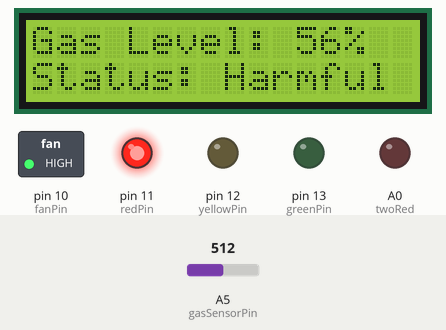
This sketch was run on a simulated Arduino Uno, built with avr-gcc and run on an emulated ATmega328P. On the bench: 16×2 character LCD, switched loads named in the sketch (green lamp = pin HIGH), output pins drawn as LEDs (lit = HIGH). The test bench sets the inputs (shaded band); at power-on: A5 (gasSensorPin) = 512. What the sketch prints to the serial monitor is not drawn.

Above: at 3.8 s.
3.9 s: A5 (gasSensorPin) set to 583
At 5.3 s:
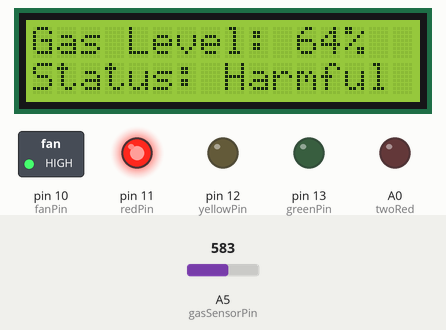
5.6 s: A5 (gasSensorPin) set to 612
At 6.9 s:
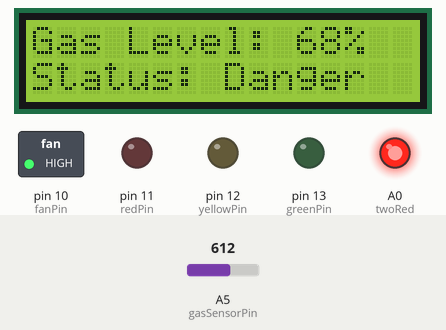
7.2 s: A5 (gasSensorPin) set to 340
At 7.6 s:
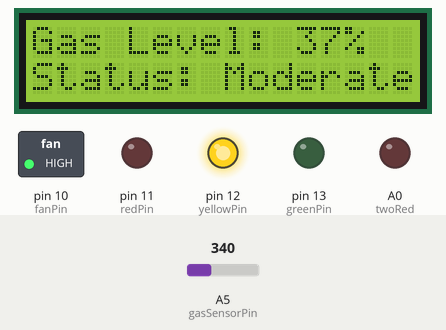
8.7 s: A5 (gasSensorPin) set to 176
At 9.3 s:
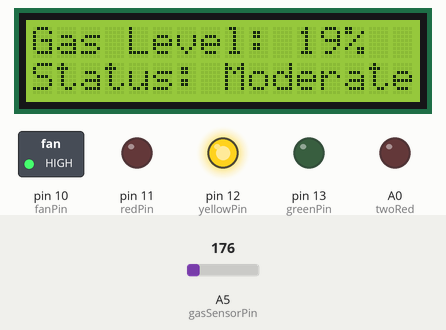
10.2 s: A5 (gasSensorPin) set to 154
At 11.0 s:
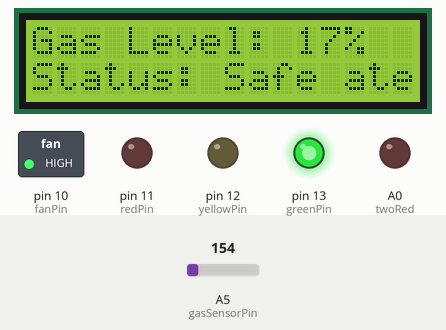
11.7 s: A5 (gasSensorPin) set to 610
At 12.6 s:
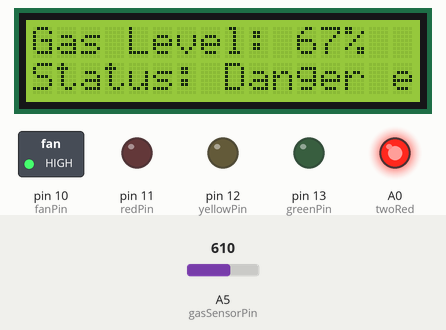
Timing chart, 0 to 14.2 s (numbered marks = the images above; inputs shaded):
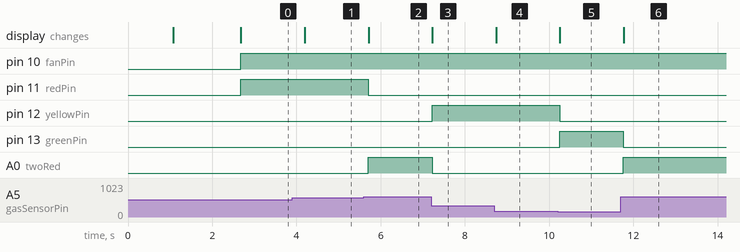

Measured:
- the behaviour switches between 599 and 600 on A5 (gasSensorPin) (found by bisection; images 1 and 2)
- the behaviour switches between 170 and 169 on A5 (gasSensorPin) (found by bisection; images 4 and 5)
- after the input at 3.9 s, the display: changes after 0.30 s (image 1)
- after the input at 5.6 s, pin 11 (redPin): HIGH → LOW after 0.11 s; A0 (twoRed): LOW → HIGH after 0.11 s; the display: changes after 0.11 s (image 2)
- after the input at 7.2 s, pin 12 (yellowPin): LOW → HIGH at once; A0 (twoRed): HIGH → LOW at once; the display: changes at once (image 3)
- after the input at 8.7 s, the display: changes at once (image 4)
- after the input at 10.2 s, pin 12 (yellowPin): HIGH → LOW after 0.05 s; pin 13 (greenPin): LOW → HIGH after 0.05 s; the display: changes after 0.06 s (image 5)
- after the input at 11.7 s, pin 13 (greenPin): HIGH → LOW after 0.07 s; A0 (twoRed): LOW → HIGH after 0.07 s; the display: changes after 0.07 s (image 6)

The sketch:

AirQualityMonitor.ino
```cpp
// Air Quality Monitor
// De Anza College ENGR 10, Group 6, due June 18, 2025
// Wenyan Chen, Trista Chen, Ricardo Barron, Luke Nguyen, Kevin Ngo
//
// Transcribed from the Arduino screenshots in the class report.
// The report stored the sketch as IDE images, so this file joins those
// screens in order. Thresholds match the if-statements in the screenshots.

#include <LiquidCrystal.h>

LiquidCrystal lcd(8, 9, 4, 5, 6, 7);

byte smile[8] = {
  B00000,
  B00000,
  B01010,
  B00000,
  B10001,
  B01110,
  B00000,
  B00000
};

const int gasSensorPin = A5;
const int fanPin = 10;
const int redPin = 11;
const int yellowPin = 12;
const int greenPin = 13;
const int twoRed = A0;

int sensorValue = 0;
int gasppm = 0;
String status;

void setup() {
  Serial.begin(9600);

  pinMode(fanPin, OUTPUT);
  digitalWrite(fanPin, LOW);

  pinMode(redPin, OUTPUT);
  pinMode(yellowPin, OUTPUT);
  pinMode(greenPin, OUTPUT);
  pinMode(twoRed, OUTPUT);

  lcd.begin(16, 2);
  lcd.createChar(0, smile);

  lcd.setCursor(0, 0);
  lcd.print("Air Quality");
  lcd.setCursor(0, 1);
  lcd.print("Monitor ");
  lcd.write(byte(0));

  delay(1000);
  lcd.clear();

  for (int i = 0; i < 2; i++) {
    lcd.print("Gas Sensor Ready");
    delay(800);
    lcd.clear();
  }
}

void manageFan(int statusNum) {
  if (statusNum > 0) {
    digitalWrite(fanPin, HIGH);
    statusNum--;
  } else {
    digitalWrite(fanPin, LOW);
    Serial.print("OFF");
  }
}

void ledsOff() {
  digitalWrite(greenPin, LOW);
  digitalWrite(yellowPin, LOW);
  digitalWrite(redPin, LOW);
  digitalWrite(twoRed, LOW);
}

void loop() {
  static int fanStatus = 0;

  sensorValue = analogRead(gasSensorPin);
  gasppm = map(sensorValue, 0, 900, 0, 100);

  // under 170, normal air quality        -- <22% -- Safe
  // 201-250, breathing on it, CO2        -- >27% -- Moderate
  // 400, harmful air quality             -- >44% -- Harmful
  // 700+ alcohol, dangerous air quality  -- >77% -- Dangerous

  Serial.print("Gas Sensor Value: ");
  Serial.println(sensorValue);

  if (sensorValue < 170) {
    ledsOff();
    status = "Safe ";
    digitalWrite(greenPin, HIGH);
  } else if (sensorValue < 350) {
    ledsOff();
    status = "Moderate";
    digitalWrite(yellowPin, HIGH);
  } else if (sensorValue < 600) {
    ledsOff();
    status = "Harmful ";
    fanStatus = 4; // 2 seconds
    digitalWrite(redPin, HIGH);
  } else {
    ledsOff();
    status = "Danger ";
    fanStatus = 8; // 4 seconds
    digitalWrite(twoRed, HIGH);
  }

  lcd.setCursor(0, 0);
  lcd.print("Gas Level: ");
  lcd.print(gasppm);
  lcd.print("% ");

  lcd.setCursor(0, 1);
  lcd.print("Status: ");
  lcd.print(status);

  manageFan(fanStatus);
  delay(500);
}
```
